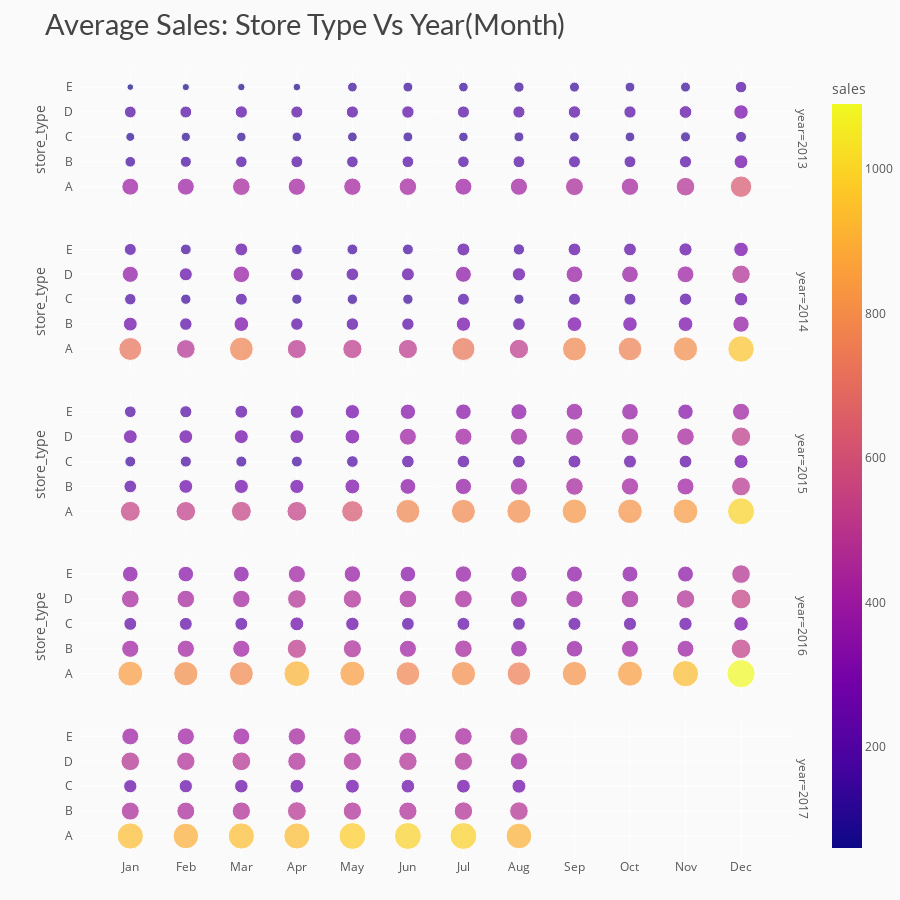

Notebook code for this chart:
### Code cell
# data
year_month_store = df_train.groupby(['year','month','store_type'])['sales'].mean().reset_index()
year_month_store['sales'] = round(year_month_store['sales'], 2)

# visualization
fig = px.scatter(year_month_store, x='month', y='store_type', color='sales', size='sales',
                 facet_row='year', title = 'Average Sales: Store Type Vs Year(Month)')

# styling
fig.update_yaxes(ticksuffix='  ')
fig.update_xaxes(tickmode = 'array', tickvals=[i for i in range(1,13)], 
                 ticktext=['Jan','Feb','Mar','Apr','May','Jun','Jul','Aug','Sep','Oct','Nov','Dec'])
fig.update_layout(height=900, xaxis_title='', yaxis_title='',
                  margin=dict(t=70, b=0),
                  plot_bgcolor='#fafafa', paper_bgcolor='#fafafa',
                  title_font=dict(size=29, color='#444', family="Lato, sans-serif"),
                  font=dict(color='#555'), 
                  hoverlabel=dict(bgcolor="#f2f2f2", font_size=13, font_family="Lato, sans-serif"))
fig.show()

### Figure 1 — Plotly figure (JSON) as saved in the notebook; plotly's stock layout.template omitted (floating-point values rounded to 4 significant figures)
{"data": [{"hovertemplate": "year=2013<br>month=%{x}<br>store_type=%{y}<br>sales=%{marker.color}<extra></extra>", "legendgroup": "", "marker": {"color": [392.9, 155.1, 109.1, 191.2, 60.52, 396.0, 167.3, 116.5, 195.3, 71.79, 425.0, 183.8, 122.7, 207.4, 75.89, 411.9, 193.4, 126.0, 202.4, 79.52, 414.3, 186.8, 129.4, 203.5, 130.5, 422.6, 189.8, 133.8, 210.1, 134.2, 395.0, 182.6, 123.6, 202, 127.2, 406.7, 192.3, 135.4, 203.3, 146.0, 439.7, 197.6, 133.9, 212.2, 136.6, 419.2, 194.0, 129.8, 206.2, 131.8, 472.0, 204.3, 137.7, 221.6, 136.3, 628.7, 263.2, 165.6, 286.3, 181.7], "coloraxis": "coloraxis", "size": [392.9, 155.1, 109.1, 191.2, 60.52, 396.0, 167.3, 116.5, 195.3, 71.79, 425.0, 183.8, 122.7, 207.4, 75.89, 411.9, 193.4, 126.0, 202.4, 79.52, 414.3, 186.8, 129.4, 203.5, 130.5, 422.6, 189.8, 133.8, 210.1, 134.2, 395.0, 182.6, 123.6, 202, 127.2, 406.7, 192.3, 135.4, 203.3, 146.0, 439.7, 197.6, 133.9, 212.2, 136.6, 419.2, 194.0, 129.8, 206.2, 131.8, 472.0, 204.3, 137.7, 221.6, 136.3, 628.7, 263.2, 165.6, 286.3, 181.7], "sizemode": "area", "sizeref": 2.725, "symbol": "circle"}, "mode": "markers", "name": "", "orientation": "h", "showlegend": false, "type": "scatter", "x": [1, 1, 1, 1, 1, 2, 2, 2, 2, 2, 3, 3, 3, 3, 3, 4, 4, 4, 4, 4, 5, 5, 5, 5, 5, 6, 6, 6, 6, 6, 7, 7, 7, 7, 7, 8, 8, 8, 8, 8, 9, 9, 9, 9, 9, 10, 10, 10, 10, 10, 11, 11, 11, 11, 11, 12, 12, 12, 12, 12], "xaxis": "x5", "y": ["A", "B", "C", "D", "E", "A", "B", "C", "D", "E", "A", "B", "C", "D", "E", "A", "B", "C", "D", "E", "A", "B", "C", "D", "E", "A", "B", "C", "D", "E", "A", "B", "C", "D", "E", "A", "B", "C", "D", "E", "A", "B", "C", "D", "E", "A", "B", "C", "D", "E", "A", "B", "C", "D", "E", "A", "B", "C", "D", "E"], "yaxis": "y5"}, {"hovertemplate": "year=2014<br>month=%{x}<br>store_type=%{y}<br>sales=%{marker.color}<extra></extra>", "legendgroup": "", "marker": {"color": [718.5, 264.4, 179.4, 356.9, 197.5, 479.7, 213.5, 145.9, 232.3, 158.1, 770.8, 297.0, 195.6, 375.2, 226.7, 497.6, 212.8, 142.3, 226.0, 151.7, 506.4, 213.8, 148.5, 219.1, 160.2, 502.8, 210.4, 147.1, 230.2, 163.1, 730.6, 281.8, 196.0, 347.7, 229.3, 512.9, 220.2, 142.4, 242.2, 175.1, 781.9, 298.1, 199.2, 384.7, 222.5, 766.2, 290.9, 196.8, 381.3, 224.6, 803.6, 300.5, 209.5, 389.6, 236.9, 956.9, 365.7, 247.6, 467.8, 289.7], "coloraxis": "coloraxis", "size": [718.5, 264.4, 179.4, 356.9, 197.5, 479.7, 213.5, 145.9, 232.3, 158.1, 770.8, 297.0, 195.6, 375.2, 226.7, 497.6, 212.8, 142.3, 226.0, 151.7, 506.4, 213.8, 148.5, 219.1, 160.2, 502.8, 210.4, 147.1, 230.2, 163.1, 730.6, 281.8, 196.0, 347.7, 229.3, 512.9, 220.2, 142.4, 242.2, 175.1, 781.9, 298.1, 199.2, 384.7, 222.5, 766.2, 290.9, 196.8, 381.3, 224.6, 803.6, 300.5, 209.5, 389.6, 236.9, 956.9, 365.7, 247.6, 467.8, 289.7], "sizemode": "area", "sizeref": 2.725, "symbol": "circle"}, "mode": "markers", "name": "", "orientation": "h", "showlegend": false, "type": "scatter", "x": [1, 1, 1, 1, 1, 2, 2, 2, 2, 2, 3, 3, 3, 3, 3, 4, 4, 4, 4, 4, 5, 5, 5, 5, 5, 6, 6, 6, 6, 6, 7, 7, 7, 7, 7, 8, 8, 8, 8, 8, 9, 9, 9, 9, 9, 10, 10, 10, 10, 10, 11, 11, 11, 11, 11, 12, 12, 12, 12, 12], "xaxis": "x4", "y": ["A", "B", "C", "D", "E", "A", "B", "C", "D", "E", "A", "B", "C", "D", "E", "A", "B", "C", "D", "E", "A", "B", "C", "D", "E", "A", "B", "C", "D", "E", "A", "B", "C", "D", "E", "A", "B", "C", "D", "E", "A", "B", "C", "D", "E", "A", "B", "C", "D", "E", "A", "B", "C", "D", "E", "A", "B", "C", "D", "E"], "yaxis": "y4"}, {"hovertemplate": "year=2015<br>month=%{x}<br>store_type=%{y}<br>sales=%{marker.color}<extra></extra>", "legendgroup": "", "marker": {"color": [544.0, 221.6, 160.5, 263.1, 187.7, 526.5, 261.3, 169.1, 261.3, 201.2, 541.3, 272.4, 165.2, 267.6, 225.3, 536.5, 272.4, 161.8, 260.9, 243.5, 624.5, 304.1, 186.8, 297.2, 281.9, 781.0, 342.6, 217.6, 395.7, 323.9, 785.1, 363.8, 217.4, 399.6, 333.5, 798.9, 412.3, 221.6, 401.0, 354.1, 827.7, 424.1, 228.1, 426.2, 384.8, 821.1, 413.6, 232.2, 424.9, 377.8, 840.2, 399.1, 223.5, 423.6, 325.6, 997.0, 488.7, 271.1, 511.3, 398.8], "coloraxis": "coloraxis", "size": [544.0, 221.6, 160.5, 263.1, 187.7, 526.5, 261.3, 169.1, 261.3, 201.2, 541.3, 272.4, 165.2, 267.6, 225.3, 536.5, 272.4, 161.8, 260.9, 243.5, 624.5, 304.1, 186.8, 297.2, 281.9, 781.0, 342.6, 217.6, 395.7, 323.9, 785.1, 363.8, 217.4, 399.6, 333.5, 798.9, 412.3, 221.6, 401.0, 354.1, 827.7, 424.1, 228.1, 426.2, 384.8, 821.1, 413.6, 232.2, 424.9, 377.8, 840.2, 399.1, 223.5, 423.6, 325.6, 997.0, 488.7, 271.1, 511.3, 398.8], "sizemode": "area", "sizeref": 2.725, "symbol": "circle"}, "mode": "markers", "name": "", "orientation": "h", "showlegend": false, "type": "scatter", "x": [1, 1, 1, 1, 1, 2, 2, 2, 2, 2, 3, 3, 3, 3, 3, 4, 4, 4, 4, 4, 5, 5, 5, 5, 5, 6, 6, 6, 6, 6, 7, 7, 7, 7, 7, 8, 8, 8, 8, 8, 9, 9, 9, 9, 9, 10, 10, 10, 10, 10, 11, 11, 11, 11, 11, 12, 12, 12, 12, 12], "xaxis": "x3", "y": ["A", "B", "C", "D", "E", "A", "B", "C", "D", "E", "A", "B", "C", "D", "E", "A", "B", "C", "D", "E", "A", "B", "C", "D", "E", "A", "B", "C", "D", "E", "A", "B", "C", "D", "E", "A", "B", "C", "D", "E", "A", "B", "C", "D", "E", "A", "B", "C", "D", "E", "A", "B", "C", "D", "E", "A", "B", "C", "D", "E"], "yaxis": "y3"}, {"hovertemplate": "year=2016<br>month=%{x}<br>store_type=%{y}<br>sales=%{marker.color}<extra></extra>", "legendgroup": "", "marker": {"color": [846.4, 406.2, 228.6, 432.6, 338.9, 804.4, 409.2, 229.0, 424.8, 334.5, 784.8, 404.2, 228.0, 418.1, 341.9, 912.3, 506.6, 264.6, 472.6, 404.9, 852.7, 449.9, 247.3, 457.8, 373.0, 777.2, 403.0, 223.8, 430.1, 335.8, 808.6, 424.4, 230.8, 430.0, 370.8, 761.1, 379.1, 224.5, 402.7, 362.1, 818.1, 377.4, 233.4, 408.2, 353.0, 853.7, 398.6, 236.7, 425.8, 351.1, 935.1, 390.6, 243.4, 467.3, 348.4, 1090.0, 526.5, 292.3, 543.0, 475.6], "coloraxis": "coloraxis", "size": [846.4, 406.2, 228.6, 432.6, 338.9, 804.4, 409.2, 229.0, 424.8, 334.5, 784.8, 404.2, 228.0, 418.1, 341.9, 912.3, 506.6, 264.6, 472.6, 404.9, 852.7, 449.9, 247.3, 457.8, 373.0, 777.2, 403.0, 223.8, 430.1, 335.8, 808.6, 424.4, 230.8, 430.0, 370.8, 761.1, 379.1, 224.5, 402.7, 362.1, 818.1, 377.4, 233.4, 408.2, 353.0, 853.7, 398.6, 236.7, 425.8, 351.1, 935.1, 390.6, 243.4, 467.3, 348.4, 1090.0, 526.5, 292.3, 543.0, 475.6], "sizemode": "area", "sizeref": 2.725, "symbol": "circle"}, "mode": "markers", "name": "", "orientation": "h", "showlegend": false, "type": "scatter", "x": [1, 1, 1, 1, 1, 2, 2, 2, 2, 2, 3, 3, 3, 3, 3, 4, 4, 4, 4, 4, 5, 5, 5, 5, 5, 6, 6, 6, 6, 6, 7, 7, 7, 7, 7, 8, 8, 8, 8, 8, 9, 9, 9, 9, 9, 10, 10, 10, 10, 10, 11, 11, 11, 11, 11, 12, 12, 12, 12, 12], "xaxis": "x2", "y": ["A", "B", "C", "D", "E", "A", "B", "C", "D", "E", "A", "B", "C", "D", "E", "A", "B", "C", "D", "E", "A", "B", "C", "D", "E", "A", "B", "C", "D", "E", "A", "B", "C", "D", "E", "A", "B", "C", "D", "E", "A", "B", "C", "D", "E", "A", "B", "C", "D", "E", "A", "B", "C", "D", "E", "A", "B", "C", "D", "E"], "yaxis": "y2"}, {"hovertemplate": "year=2017<br>month=%{x}<br>store_type=%{y}<br>sales=%{marker.color}<extra></extra>", "legendgroup": "", "marker": {"color": [938.6, 444.4, 241.0, 474.8, 392.8, 895.3, 443.0, 242.0, 461.7, 404.9, 937.2, 457.9, 250.5, 481.7, 394.2, 933.5, 484.3, 259.8, 455.5, 416.7, 976.5, 459.5, 264.0, 456.9, 414.2, 992.3, 455.5, 254.5, 464.9, 407.7, 989.3, 466.4, 261.4, 455.6, 424.8, 903.1, 473.7, 265.4, 412.0, 451.0], "coloraxis": "coloraxis", "size": [938.6, 444.4, 241.0, 474.8, 392.8, 895.3, 443.0, 242.0, 461.7, 404.9, 937.2, 457.9, 250.5, 481.7, 394.2, 933.5, 484.3, 259.8, 455.5, 416.7, 976.5, 459.5, 264.0, 456.9, 414.2, 992.3, 455.5, 254.5, 464.9, 407.7, 989.3, 466.4, 261.4, 455.6, 424.8, 903.1, 473.7, 265.4, 412.0, 451.0], "sizemode": "area", "sizeref": 2.725, "symbol": "circle"}, "mode": "markers", "name": "", "orientation": "h", "showlegend": false, "type": "scatter", "x": [1, 1, 1, 1, 1, 2, 2, 2, 2, 2, 3, 3, 3, 3, 3, 4, 4, 4, 4, 4, 5, 5, 5, 5, 5, 6, 6, 6, 6, 6, 7, 7, 7, 7, 7, 8, 8, 8, 8, 8], "xaxis": "x", "y": ["A", "B", "C", "D", "E", "A", "B", "C", "D", "E", "A", "B", "C", "D", "E", "A", "B", "C", "D", "E", "A", "B", "C", "D", "E", "A", "B", "C", "D", "E", "A", "B", "C", "D", "E", "A", "B", "C", "D", "E"], "yaxis": "y"}], "layout": {"annotations": [{"font": {}, "showarrow": false, "text": "year=2017", "textangle": 90, "x": 0.98, "xanchor": "left", "xref": "paper", "y": 0.088, "yanchor": "middle", "yref": "paper"}, {"font": {}, "showarrow": false, "text": "year=2016", "textangle": 90, "x": 0.98, "xanchor": "left", "xref": "paper", "y": 0.294, "yanchor": "middle", "yref": "paper"}, {"font": {}, "showarrow": false, "text": "year=2015", "textangle": 90, "x": 0.98, "xanchor": "left", "xref": "paper", "y": 0.5, "yanchor": "middle", "yref": "paper"}, {"font": {}, "showarrow": false, "text": "year=2014", "textangle": 90, "x": 0.98, "xanchor": "left", "xref": "paper", "y": 0.706, "yanchor": "middle", "yref": "paper"}, {"font": {}, "showarrow": false, "text": "year=2013", "textangle": 90, "x": 0.98, "xanchor": "left", "xref": "paper", "y": 0.912, "yanchor": "middle", "yref": "paper"}], "coloraxis": {"colorbar": {"title": {"text": "sales"}}, "colorscale": [[0, "#0d0887"], [0.1111, "#46039f"], [0.2222, "#7201a8"], [0.3333, "#9c179e"], [0.4444, "#bd3786"], [0.5556, "#d8576b"], [0.6667, "#ed7953"], [0.7778, "#fb9f3a"], [0.8889, "#fdca26"], [1, "#f0f921"]]}, "font": {"color": "#555"}, "height": 900, "hoverlabel": {"bgcolor": "#f2f2f2", "font": {"family": "Lato, sans-serif", "size": 13}}, "legend": {"itemsizing": "constant", "tracegroupgap": 0}, "margin": {"b": 0, "t": 70}, "paper_bgcolor": "#fafafa", "plot_bgcolor": "#fafafa", "title": {"font": {"color": "#444", "family": "Lato, sans-serif", "size": 29}, "text": "Average Sales: Store Type Vs Year(Month)"}, "xaxis": {"anchor": "y", "domain": [0, 0.98], "tickmode": "array", "ticktext": ["Jan", "Feb", "Mar", "Apr", "May", "Jun", "Jul", "Aug", "Sep", "Oct", "Nov", "Dec"], "tickvals": [1, 2, 3, 4, 5, 6, 7, 8, 9, 10, 11, 12], "title": {"text": ""}}, "xaxis2": {"anchor": "y2", "domain": [0, 0.98], "matches": "x", "showticklabels": false, "tickmode": "array", "ticktext": ["Jan", "Feb", "Mar", "Apr", "May", "Jun", "Jul", "Aug", "Sep", "Oct", "Nov", "Dec"], "tickvals": [1, 2, 3, 4, 5, 6, 7, 8, 9, 10, 11, 12]}, "xaxis3": {"anchor": "y3", "domain": [0, 0.98], "matches": "x", "showticklabels": false, "tickmode": "array", "ticktext": ["Jan", "Feb", "Mar", "Apr", "May", "Jun", "Jul", "Aug", "Sep", "Oct", "Nov", "Dec"], "tickvals": [1, 2, 3, 4, 5, 6, 7, 8, 9, 10, 11, 12]}, "xaxis4": {"anchor": "y4", "domain": [0, 0.98], "matches": "x", "showticklabels": false, "tickmode": "array", "ticktext": ["Jan", "Feb", "Mar", "Apr", "May", "Jun", "Jul", "Aug", "Sep", "Oct", "Nov", "Dec"], "tickvals": [1, 2, 3, 4, 5, 6, 7, 8, 9, 10, 11, 12]}, "xaxis5": {"anchor": "y5", "domain": [0, 0.98], "matches": "x", "showticklabels": false, "tickmode": "array", "ticktext": ["Jan", "Feb", "Mar", "Apr", "May", "Jun", "Jul", "Aug", "Sep", "Oct", "Nov", "Dec"], "tickvals": [1, 2, 3, 4, 5, 6, 7, 8, 9, 10, 11, 12]}, "yaxis": {"anchor": "x", "domain": [0, 0.176], "ticksuffix": "  ", "title": {"text": ""}}, "yaxis2": {"anchor": "x2", "domain": [0.206, 0.382], "matches": "y", "ticksuffix": "  ", "title": {"text": "store_type"}}, "yaxis3": {"anchor": "x3", "domain": [0.412, 0.588], "matches": "y", "ticksuffix": "  ", "title": {"text": "store_type"}}, "yaxis4": {"anchor": "x4", "domain": [0.618, 0.794], "matches": "y", "ticksuffix": "  ", "title": {"text": "store_type"}}, "yaxis5": {"anchor": "x5", "domain": [0.824, 1], "matches": "y", "ticksuffix": "  ", "title": {"text": "store_type"}}}}
